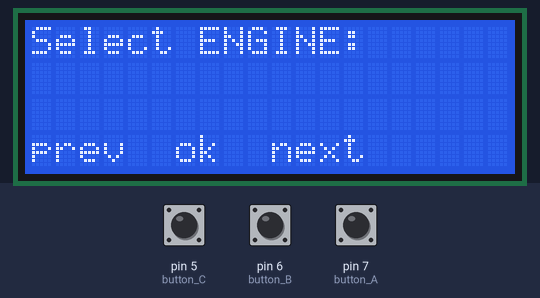
A sketch run on a simulated Arduino Uno, built with avr-gcc and run on an emulated ATmega328P. On the bench: 20×4 character LCD. The test bench sets the inputs (shaded band); at power-on: pin 5 (button_C) HIGH, pin 6 (button_B) HIGH, pin 7 (button_A) HIGH. What the sketch prints to the serial monitor is not drawn.

Above: at 1.2 s.
1.3 s: pin 5 (button_C) pulled LOW for 1 s
At 1.51 s:
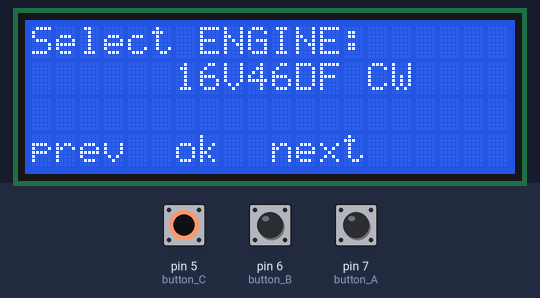
At 3.0 s:
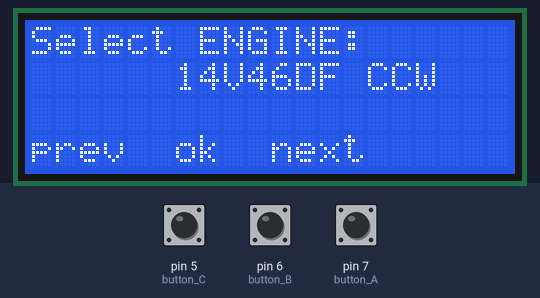
3.8 s: pin 6 (button_B) pulled LOW for 0.15 s
At 4.1 s:
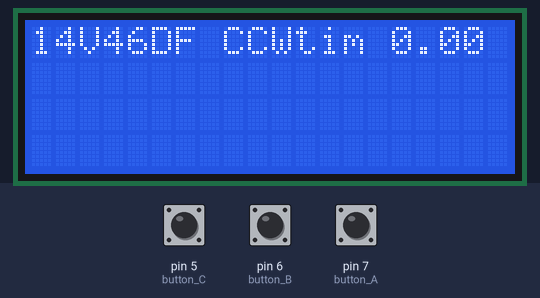
Timing chart, 0 to 6.8 s (numbered marks = the images above; inputs shaded):
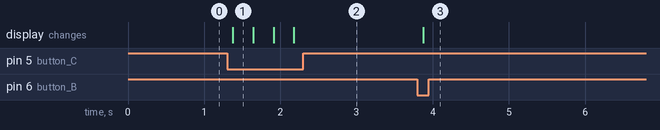

Measured:
- after the input at 1.3 s, the display: changes after 0.08 s (image 1)
- after the input at 3.8 s, the display: changes after 0.08 s (image 3)

The sketch:

engine_config.ino
```cpp
#include <Wire.h>
#include <LiquidCrystal_I2C.h>
#include <SPI.h>
#include <RF24Network.h>
#include <RF24.h>
#include <printf.h>

/* variabile display*/
LiquidCrystal_I2C lcd(0x27, 20, 4);
/* variabile display*/

/*Variabili Offset servono ad inserire il valore usando i 3 pulsanti*/
const int button_B = 6;
const int button_C = 5;  //numero pin a cui è collegato il pulsante di UP
const int button_A = 7;  //numero pin a cui è collegato il pulsnte di DOWN
const int button_D = 3;
int buttonOkState;
int buttonUpState;  //stato attuale del pulsante di UP
int buttonDownState;  //stato attuale del pulsante di Down
long UpDebounceTime;  //Variabilie di appoggio per calcolare il tempo di cambio di stato del pulsante di UP
long DownDebounceTime;  //Variabilie di appoggio per calcolare il tempo di cambio di stato del pulsante di Down
long timerButtonPushed; //tempo che indica da quanto è stato premuto il pulsante
long timerPauseRepeat;  //tempo che indica da quanto è stata fatta l'ultima ripetizione
long time_add_10 = 1200;  //costante per attivare ripetizione da +10  era 1000
long time_add_100 = 9000; //costante per attivare ripetizione da +100  era 5000
long time_pause = 250;  //costante che determina il tempo di ripetizione di UP e di DOWN
long debounceDelay = 80; //Tempo di debounce per i pulsanti UP e DOWN
boolean repeatEnable = LOW; //memoria che indica il repeat del pulsante attivo

int var = 0;  //variabile da aumentare o diminuire come valore
const int varMax = 720; //limite massimo valore della variabile
const int varMin = 0; //limite minimo valore della variabile


int readingUp = 0;  //Lettura ingresso digitale del pulsante di UP
int readingDown = 0;  //Lettura ingresso digitale del pulsante di Down

/*Variabili Offset servono ad inserire il valore usando i 3 pulsanti*/


/* variabili per setup motore*/
int engine = 0;  //variabile da aumentare o diminuire come valore            serve per setup motore
const int engineMax = 14; //limite massimo valore della variabile
const int engineMin = 1; //limite minimo valore della variabile
byte engine_setup = 0;

int timing = 1800;  //variabile da aumentare o diminuire come valore            serve per setup motore
float timing2 = 0;
const int timingMax = 3000; //limite massimo valore della variabile
const int timingMin = 1000; //limite minimo valore della variabile
float timing_displayed;
/* variabili per setup motore*/


void setup() {

  /*Parte Variabile Offset*/
  pinMode (button_C, INPUT_PULLUP);   //impostazione button_C come ingresso
  pinMode (button_A, INPUT_PULLUP); //impostazione button_A come ingresso
  pinMode (button_B, INPUT_PULLUP);   //impostazione button_B come ingresso
  pinMode (button_D, INPUT_PULLUP);     //impostazione button_D come ingresso
  /*Parte Variabile Offset*/

  Serial.begin(38400);
  printf_begin();
  /* parte display i2c */
  lcd.init();                      // initialize the lcd
  lcd.backlight();
  lcd.clear();
  /* parte display i2c */
}

void loop() {

  Engine_setup();
  lcd.setCursor(11, 0);
  lcd.print("tim");
  lcd.setCursor(15, 0);
  lcd.print(timing_displayed);
}

//////////////////
//////////////////
//////////////////


void Engine_setup() {

  while (engine_setup == 0) {
    while (digitalRead(button_B) == HIGH) {
      lcd.setCursor(0, 0);
      lcd.print("Select ENGINE: ");
      lcd.setCursor(0, 3);
      lcd.print("prev  ok  next");

      readButtonState();  //Lettura stato buttons con controllo antirimbalzo

      if (buttonUpState == HIGH || buttonDownState == HIGH) {
        if ((repeatEnable == HIGH && ((millis() - timerPauseRepeat) > time_pause)) || repeatEnable == LOW) {
          if ((millis() - timerButtonPushed) > time_add_10) {
            if ((millis() - timerButtonPushed) > time_add_100) {
              if (buttonUpState == HIGH) engine = engine + 100;
              if (buttonDownState == HIGH) engine = engine - 100;
            } else {
              int resto = 0;
              if (buttonUpState == HIGH) resto = 10 - (engine % 10);
              if (buttonDownState == HIGH) resto = (engine % 10);
              if (resto == 0) {
                if (buttonUpState == HIGH) engine = engine + 10;
                if (buttonDownState == HIGH) engine = engine - 10;
              } else {
                if (buttonUpState == HIGH) engine = engine + resto;
                if (buttonDownState == HIGH) engine = engine - resto;
              }
            }
          } else {
            if (buttonUpState == HIGH) engine++;
            if (buttonDownState == HIGH) engine--;
          }
          timerPauseRepeat = millis();
          repeatEnable = HIGH;
          if (engine > engineMax) engine = engineMax;
          if (engine < engineMin) engine = engineMin;
          Serial.print("engine ");
          Serial.println(engine);
          lcd.setCursor(6, 1);
          lista();
        }
      } else {
        timerButtonPushed = millis();
        timerPauseRepeat = millis();
        repeatEnable = LOW;
      }
    }
    if (digitalRead(button_B) == LOW) {
      Serial.println("premuto pulsante OK");
    }
    lcd.clear();
    lcd.setCursor(0, 0);
    lcd.print("insert Timing: ");
    lcd.setCursor(0, 3);
    lcd.print("prev  ok  next");
    while (digitalRead(button_B) == HIGH) {


      readButtonState();  //Lettura stato buttons con controllo antirimbalzo

      if (buttonUpState == HIGH || buttonDownState == HIGH) {
        if ((repeatEnable == HIGH && ((millis() - timerPauseRepeat) > time_pause)) || repeatEnable == LOW) {
          if ((millis() - timerButtonPushed) > time_add_10) {
            if ((millis() - timerButtonPushed) > time_add_100) {
              if (buttonUpState == HIGH) timing = timing + 100;
              if (buttonDownState == HIGH) timing = timing - 100;
            } else {
              int resto2 = 0;
              if (buttonUpState == HIGH) resto2 = 10 - (timing % 10);
              if (buttonDownState == HIGH) resto2 = (timing % 10);
              if (resto2 == 0) {
                if (buttonUpState == HIGH) timing = timing + 10;
                if (buttonDownState == HIGH) timing = timing - 10;
              } else {
                if (buttonUpState == HIGH) timing = timing + resto2;
                if (buttonDownState == HIGH) timing = timing - resto2;
              }
            }
          } else {
            if (buttonUpState == HIGH) timing++;
            if (buttonDownState == HIGH) timing--;
          }
          timerPauseRepeat = millis();
          repeatEnable = HIGH;
          if (timing > timingMax) timing = timingMax;
          if (timing < timingMin) timing = timingMin;
          timing2 = timing;
          timing_displayed = timing2 / 100;
          lcd.setCursor (4, 1);
          lcd.print(timing_displayed);
          Serial.print("timing =");
          Serial.println(timing_displayed);
          lcd.setCursor(4, 1);
        }
      } else {
        timerButtonPushed = millis();
        timerPauseRepeat = millis();
        repeatEnable = LOW;
      }
    }
    if (digitalRead(button_B) == LOW) {
      engine_setup = 1 ;
      Serial.print("engine setup ");
      Serial.println(engine_setup);
      lcd.clear();
    }
  }

  lcd.setCursor(0, 0);
  lista();
}

void readButtonState() {

  int readingUp = digitalRead(button_C); //Lettura ingresso digitale del pulsante di UP
  int readingDown = digitalRead(button_A); //Lettura ingresso digitale del pulsante di Down

  //if (readingUp == HIGH) { //sul coto sono a 0 e li porto a 5
  if (readingUp == LOW) {
    if ((millis() - UpDebounceTime) > debounceDelay) {
      buttonUpState = HIGH;
    }
  } else {
    buttonUpState = LOW;
    UpDebounceTime = millis();
  }

  //if (readingDown == HIGH) {  //sul coto sono a 0 e li porto a 5
  if (readingDown == LOW) {
    if ((millis() - DownDebounceTime) > debounceDelay) {
      buttonDownState = HIGH;

    }
  } else {
    buttonDownState = LOW;
    DownDebounceTime = millis();
  }
}

void lista() {
  switch (engine) {
    case 1:
      lcd.print("16V46DF CW   ");
      break;
    case 2:
      lcd.print("16V46DF CCW  ");
      break;
    case 3:
      lcd.print("14V46DF CW   ");
      break;
    case 4:
      lcd.print("14V46DF CCW  ");
      break;
    case 5:
      lcd.print("12V46DF CW ");
      break;
    case 6:
      lcd.print("12V46DF CCW");
      break;
    case 7:
      lcd.print(" 9L46DF CW ");
      break;
    case 8:
      lcd.print(" 9L46DF CCW");
      break;
    case 9:
      lcd.print(" 8L46DF CW ");
      break;
    case 10:
      lcd.print(" 8L46DF CCW");
      break;
    case 11:
      lcd.print(" 7L46DF CW ");
      break;
    case 12:
      lcd.print(" 7L46DF CCW");
      break;
    case 13:
      lcd.print(" 6L46DF CW ");
      break;
    case 14:
      lcd.print(" 6L46DF CCW");
      break;
  }
}
```
